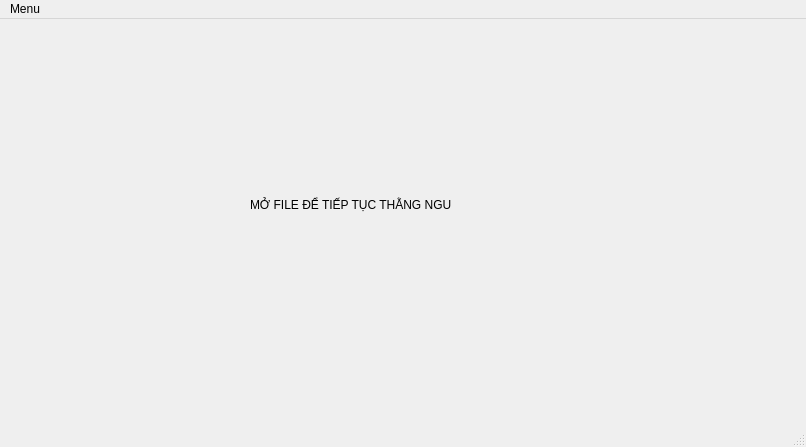
<?xml version="1.0" encoding="UTF-8"?>
<ui version="4.0">
 <class>MainWindow</class>
 <widget class="QMainWindow" name="MainWindow">
  <property name="windowModality">
   <enum>Qt::NonModal</enum>
  </property>
  <property name="geometry">
   <rect>
    <x>0</x>
    <y>0</y>
    <width>806</width>
    <height>447</height>
   </rect>
  </property>
  <property name="windowTitle">
   <string>Hoàng ĐZ VCL</string>
  </property>
  <property name="statusTip">
   <string>nhìn con cẹc</string>
  </property>
  <widget class="QWidget" name="centralwidget">
   <widget class="QLabel" name="label">
    <property name="geometry">
     <rect>
      <x>250</x>
      <y>80</y>
      <width>421</width>
      <height>211</height>
     </rect>
    </property>
    <property name="text">
     <string>MỞ FILE ĐỂ TIẾP TỤC THẰNG NGU</string>
    </property>
    <property name="scaledContents">
     <bool>false</bool>
    </property>
    <property name="wordWrap">
     <bool>true</bool>
    </property>
    <property name="margin">
     <number>50</number>
    </property>
    <property name="openExternalLinks">
     <bool>true</bool>
    </property>
   </widget>
  </widget>
  <widget class="QMenuBar" name="menubar">
   <property name="geometry">
    <rect>
     <x>0</x>
     <y>0</y>
     <width>806</width>
     <height>21</height>
    </rect>
   </property>
   <widget class="QMenu" name="menuMenu">
    <property name="title">
     <string>Menu</string>
    </property>
    <addaction name="actionOpen_Config_Files"/>
   </widget>
   <addaction name="menuMenu"/>
  </widget>
  <widget class="QStatusBar" name="statusbar"/>
  <action name="actionOpen_Config_Files">
   <property name="text">
    <string>Open Config Files</string>
   </property>
   <property name="iconText">
    <string>open .hoangdeptrai file</string>
   </property>
   <property name="toolTip">
    <string>open .hoangdeptrai file</string>
   </property>
   <property name="statusTip">
    <string>open .hoangdeptrai file</string>
   </property>
   <property name="shortcut">
    <string>Ctrl+O</string>
   </property>
  </action>
 </widget>
 <resources/>
 <connections/>
</ui>
